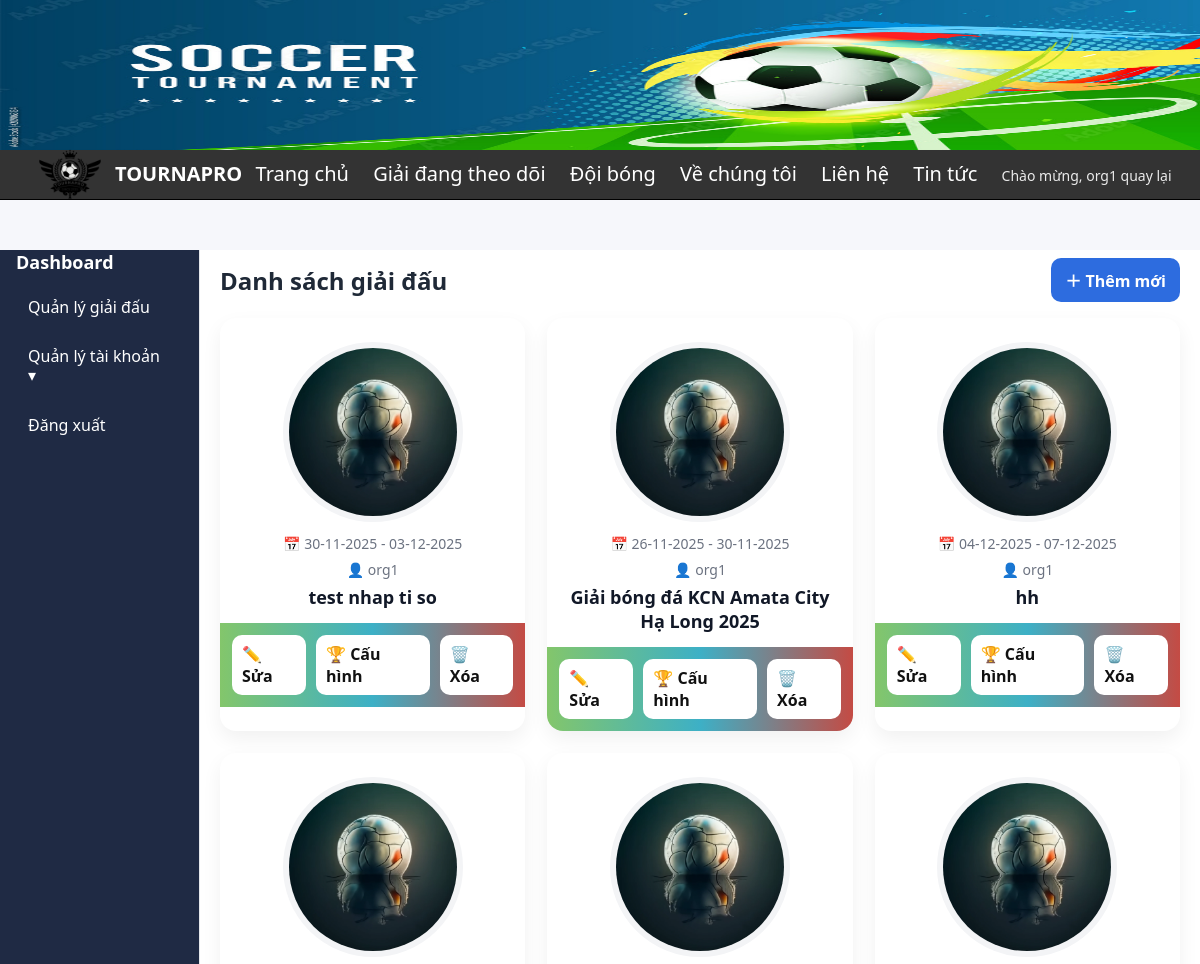
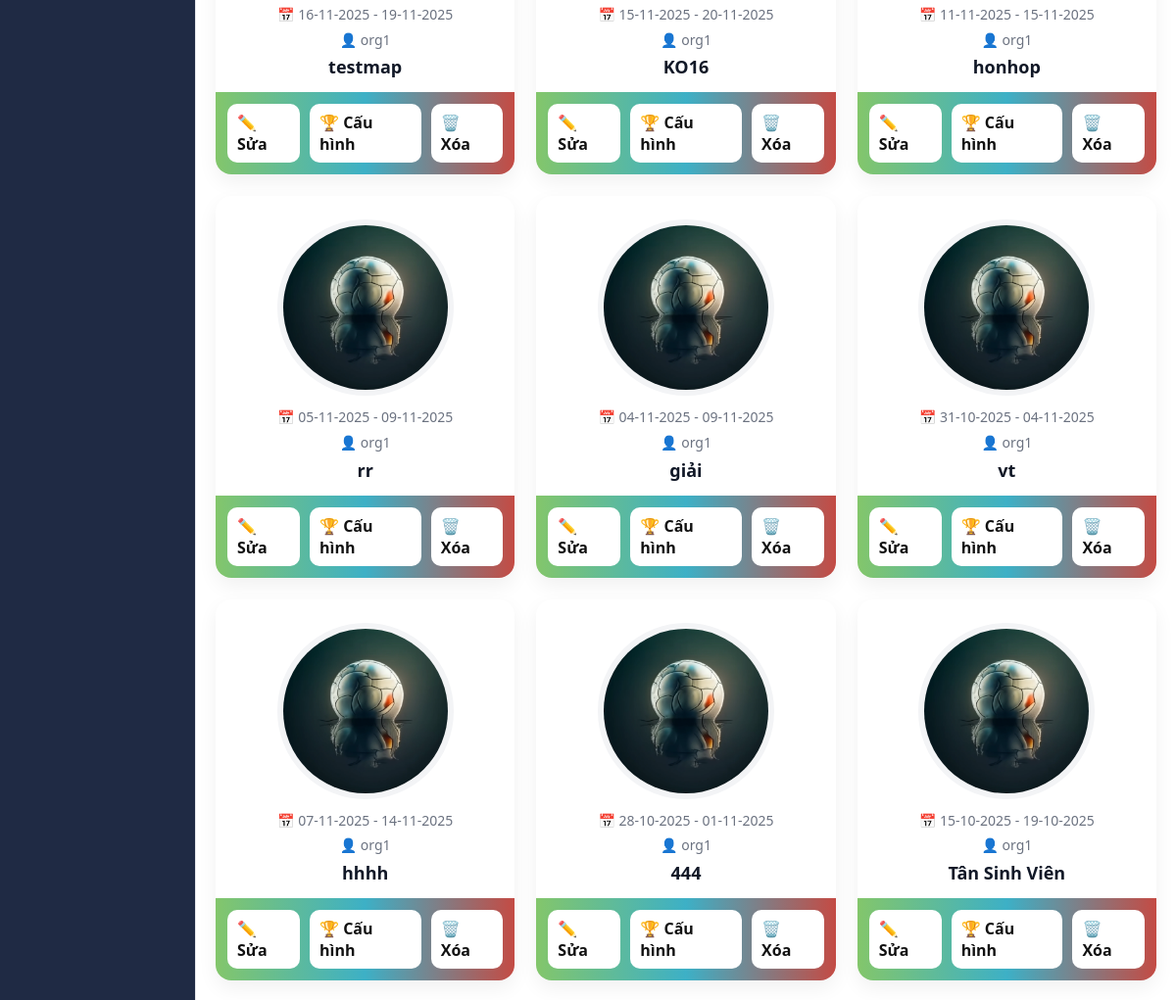
The app's page /dashboard.php?page=man_tourna (signed in) with its own data (2 pictures, top to bottom).
### tables this page shows
CREATE TABLE `tournament` (
  `idtourna` int(11) NOT NULL,
  `tournaName` varchar(255) NOT NULL,
  `logo` varchar(255) NOT NULL,
  `banner` varchar(255) NOT NULL,
  `startdate` datetime NOT NULL,
  `enddate` datetime NOT NULL,
  `status` tinyint(4) NOT NULL DEFAULT 0 COMMENT '0=draft,1=upcoming,2=ongoing,3=finished,4=cancelled',
  `team_count` int(11) DEFAULT NULL,
  `allow_online_reg` tinyint(1) NOT NULL DEFAULT 0,
  `regis_open_at` datetime DEFAULT NULL,
  `regis_close_at` datetime DEFAULT NULL,
  `id_org` bigint(20) UNSIGNED NOT NULL,
  `id_rule` int(11) DEFAULT NULL,
  `id_local` int(11) DEFAULT NULL,
  `fee_type` enum('FREE','PAID') NOT NULL DEFAULT 'FREE',
  `fee_amount` decimal(12,0) DEFAULT NULL,
  `regulation_summary` mediumtext DEFAULT NULL
);

### model/modeltourna.php (called while the page is built, shortened)
<?php
class mTourna {
    public function selectByUser($idOrg) {
        $p = new mConnect();
        $conn = $p->moKetNoi();
        $sql  = "SELECT idtourna, TournaName, startdate, enddate, logo, banner
                 FROM tournament
                 WHERE id_org = ?
                 ORDER BY idtourna DESC";
        $stmt = mysqli_prepare($conn, $sql);
        mysqli_stmt_bind_param($stmt, "i", $idOrg);
        mysqli_stmt_execute($stmt);
        $rs   = mysqli_stmt_get_result($stmt);
        $rows = [];
        if ($rs) { while ($row = mysqli_fetch_assoc($rs)) $rows[] = $row; }
        return $rows;
    }
}
?>

### control/controltourna.php (called while the page is built, shortened)
<?php
include_once(__DIR__ . '/../model/modeltourna.php');
class cTourna {
    public function getByUser($idOrg) {
        $m = new mTourna();
        return $m->selectByUser($idOrg);
    }
}
?>

### view/manage_tourna.php (the view, shortened to what this page needs)
<?php
$APP_BASE = '/Kltn';
function asset_url(?string $p, string $fallback): string {
  $p = trim($p ?? '');
  if (preg_match('~^(https?://|/)~i', $p)) return $p;
  $p = preg_replace('~^\.+/~', '', $p);
  return $GLOBALS['APP_BASE'] . '/' . ltrim($p, '/');
}
?>
<?php
include_once('control/controltourna.php');
$ctl  = new cTourna();
$orgId = (int)($_SESSION['id_org'] ?? 0);
$list = $ctl->getByUser($orgId);
?>
<h2 class="list-header">
  <span>Danh sách giải đấu</span>
  <a class="btn-add" href="?page=create_tourna">＋ Thêm mới</a>
</h2>
<?php
$author = $_SESSION['fullname'] ?? $_SESSION['username'] ?? 'Người tạo';
?>
<section class="cards">
<?php if (empty($list)): ?>
  <p style="color:#6b7280;">Chưa có giải nào. Bấm “Thêm mới” để tạo.</p>
<?php else: foreach ($list as $r):
$logoSrc   = asset_url($r['logo']   ?? '', $APP_BASE . '/img/giaidau/logo_macdinh.png');
?>
  <article class="card">
    <div class="card-top">
<img class="card-logo"
     src="<?= htmlspecialchars($logoSrc) ?>"
     alt="logo"
     onerror="this.onerror=null;this.src='img/giaidau/logo_macdinh.png';">
      <div class="card-meta">📅
      <?=
      (!empty($r['startdate']) && !empty($r['enddate']))
        ? date('d-m-Y', strtotime($r['startdate'])) . ' - ' . date('d-m-Y', strtotime($r['enddate']))
        : (!empty($r['startdate']) ? date('d-m-Y', strtotime($r['startdate']))
                                   : (!empty($r['enddate']) ? date('d-m-Y', strtotime($r['enddate'])) : ''))
?>
    </div>
      <div class="card-meta">👤 <?= htmlspecialchars($author) ?></div>
      <div class="card-name"><?= htmlspecialchars($r['TournaName']) ?></div>
    </div>
    <div class="card-actions">
      <a class="btn-edit" href="?page=edit_tourna&id=<?= (int)$r['idtourna'] ?>">✏️ Sửa</a>
      <a class="btn-update" href="?page=update_tourna&id=<?= (int)$r['idtourna'] ?>">🏆 Cấu hình</a>
      <a class="btn-del" href="?page=delete_tourna&id=<?= (int)$r['idtourna'] ?>" onclick="return confirm('Bạn chắc chắn muốn xóa giải này?');">🗑️ Xóa</a>
    </div>
  </article>
<?php endforeach; endif; ?>
</section>

### dashboard.php (style rules this page uses)
* { box-sizing: border-box; margin: 0; padding: 0; }
:root { --bg: #f6f7fb; --card: #ffffff; --text: #1f2937; --muted: #6b7280; --primary: #2563eb; --sidebar-w: 200px; --radius: 14px; --shadow: 0 8px 20px rgba(0,0,0,.06); --sidebar-w: 200px; --radius: 12px; }
html, body { height: 100%; }
body { background: var(--bg); color: var(--text); font-family: system-ui, -apple-system, "Segoe UI", Roboto, Inter, Arial, sans-serif; }
body { overflow-x:hidden; }

### view/manage_tourna.php (style rules this page uses)
.list-header { display:flex;align-items:center;justify-content:space-between;margin:0 0 16px; }
.btn-add { display:inline-flex;align-items:center;gap:8px; background:#2d6cdf;color:#fff;padding:10px 14px;border-radius:10px; text-decoration:none;font-weight:700;border:none;cursor:pointer;font-size:16px; }
.cards { display:grid; grid-template-columns:repeat(auto-fill,minmax(260px,1fr)); gap:22px; }
.card { background:#fff;border-radius:16px; box-shadow:0 8px 20px rgba(0,0,0,.06); overflow:hidden; transition:transform .15s ease, box-shadow .15s ease; }
.card-top { padding:24px 18px 14px;text-align:center; }
.card-logo { width:180px;height:180px;object-fit:contain;background:#fafafa;border-radius:50%; display:block;margin:0 auto 12px;border:6px solid #f3f4f6; }
.card-meta { color:#6b7280;font-size:14px;line-height:1.4;margin:6px 0 2px; }
.card-name { margin-top:6px;font-size:18px;font-weight:700;color:#111827 }
.card-actions { display:flex; gap:10px; justify-content:flex-end; align-items:center; padding:12px; background:linear-gradient(90deg,#83c66b 0,#3db0c6 50%,#c44b44 100%); }
.card-actions a { background:#fff;border:none;border-radius:10px;padding:8px 10px; text-decoration:none;color:#111;font-weight:600 }
.btn-del { color:#b91c1c }

### records on screen
tournament: startdate "30-11-2025", enddate "03-12-2025", tournaName "test nhap ti so"
tournament: startdate "26-11-2025", enddate "30-11-2025", tournaName "Giải bóng đá KCN Amata City Hạ Long 2025"
tournament: logo (picture), startdate "04-12-2025", enddate "07-12-2025", tournaName "hh"
tournament: logo (picture), startdate "16-11-2025", enddate "19-11-2025", tournaName "testmap"
tournament: logo (picture), startdate "15-11-2025", enddate "20-11-2025", tournaName "KO16"
tournament: logo (picture), startdate "11-11-2025", enddate "15-11-2025", tournaName "honhop"
tournament: logo (picture), startdate "05-11-2025", enddate "09-11-2025", tournaName "rr"
tournament: logo (picture), startdate "04-11-2025", enddate "09-11-2025", tournaName "giải"
tournament: logo (picture), startdate "31-10-2025", enddate "04-11-2025", tournaName "vt"
tournament: logo (picture), startdate "07-11-2025", enddate "14-11-2025", tournaName "hhhh"
tournament: logo (picture), startdate "28-10-2025", enddate "01-11-2025", tournaName "444"
tournament: logo (picture), startdate "15-10-2025", enddate "19-10-2025", tournaName "Tân Sinh Viên"

### other values on screen
$username "org1"
